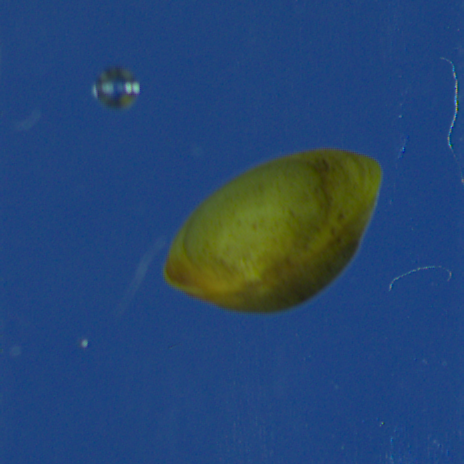
#> input picture Week-4-Lab-Actvities/Assets/Insects/2_Sphaer 2021_1_2021_06_03-11-22-54-894.PNG, 464 x 464 px, found by its file name
$ python manipulate.py
#> lines starting #> are read from the running program, lines starting #| are printed output that depends on the picture
#manipulate.py
from PIL import Image

# import an image
image = Image.open('Assignment-2-Activity-1/Assets/Insects/2_Sphaer 2021_1_2021_06_03-11-22-54-894.png')
#> image is the input picture: PIL image 464x464 RGB; mean R, G, B 37.5, 70.6, 114.4

# flip
image_transpose = image.transpose(Image.Transpose.ROTATE_90)
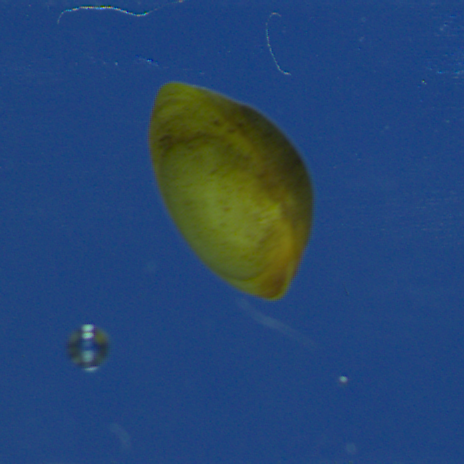
#> image_transpose: PIL image 464x464 RGB; mean R, G, B 37.5, 70.6, 114.4

# rotation
image_rotate = image.rotate(45, expand = False, center = (0,0))
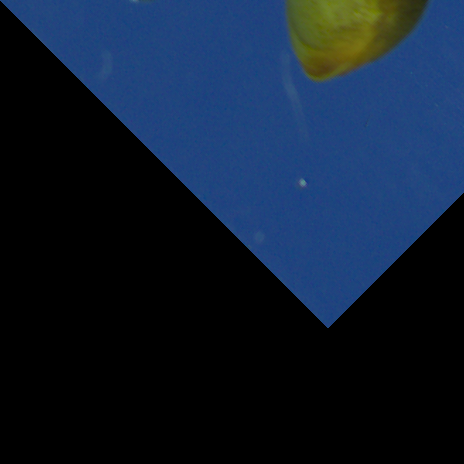
#> image_rotate: PIL image 464x464 RGB; mean R, G, B 15.5, 29.3, 48.6

# crop
image_crop = image.crop((800,600,1600,1600))
#> image_crop: PIL image 800x1000 RGB; every value is 0

# resize
image_resize = image.resize((1000,600))
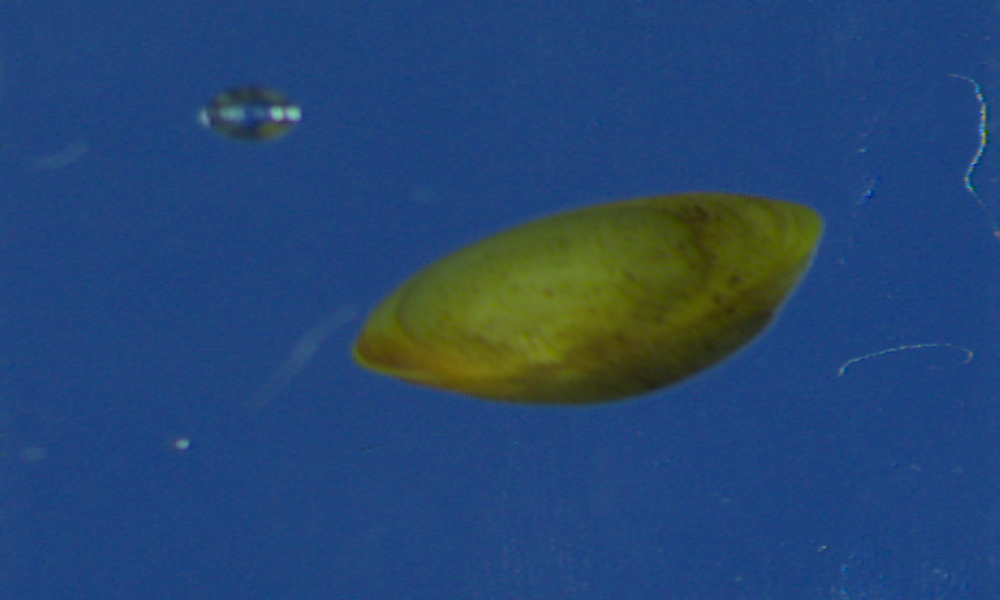
#> image_resize: PIL image 1000x600 RGB; mean R, G, B 37.5, 70.6, 114.4

# applying multiple transformations to an image in a single line of code
combined_image = image.transpose(Image.Transpose.ROTATE_90).resize((2000,1500)).rotate(10).crop((700, 300, 1500, 1500))
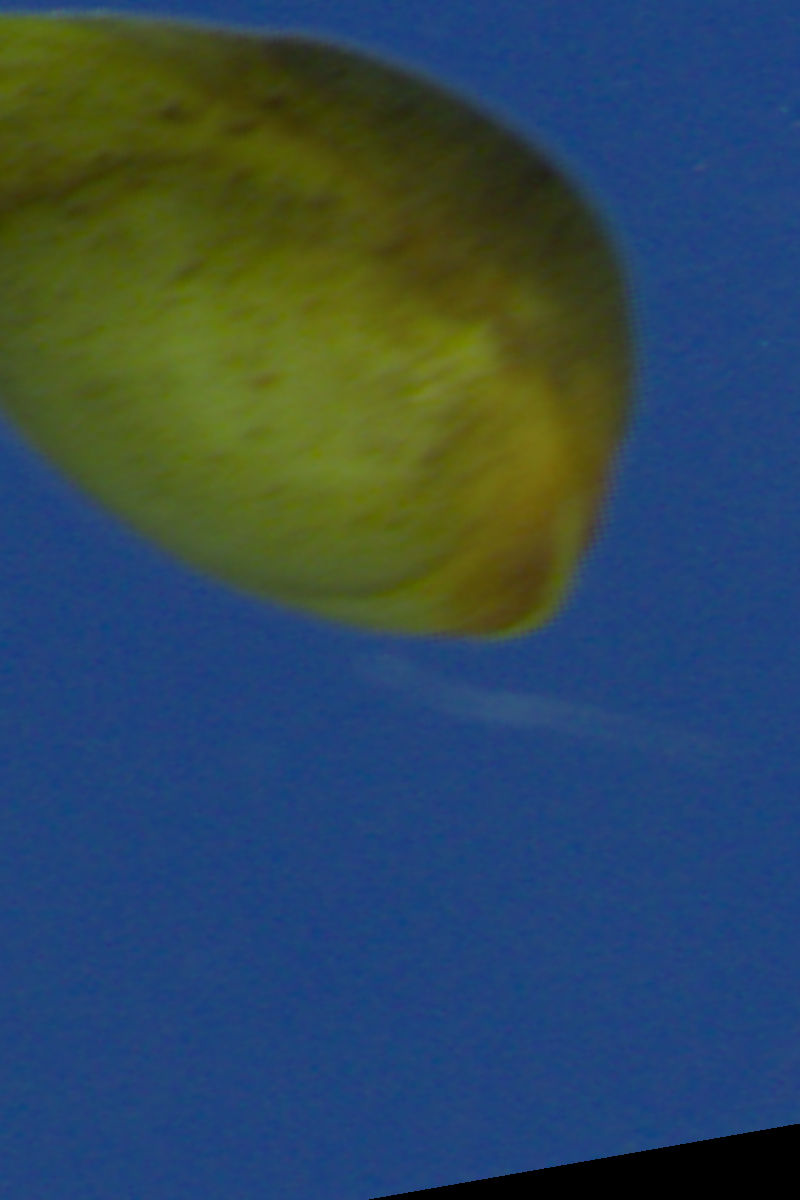
#> combined_image: PIL image 800x1200 RGB; mean R, G, B 48, 73.6, 90.1
combined_image.show()

combined_image.save('manipulated.png', 'png')

$ run again, with Week-4-Lab-Actvities/Assets/Insects/2_Sphaer 2021_1_2021_06_03-11-22-54-852.PNG copied over Week-4-Lab-Actvities/Assets/Insects/2_Sphaer 2021_1_2021_06_03-11-22-54-894.PNG
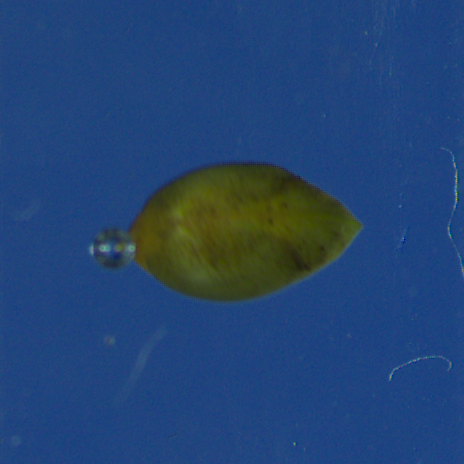
#> input picture Week-4-Lab-Actvities/Assets/Insects/2_Sphaer 2021_1_2021_06_03-11-22-54-852.PNG, 464 x 464 px, found by its file name
#> image is the input picture: PIL image 464x464 RGB; mean R, G, B 35.3, 68.5, 114.6
#> image_crop: PIL image 800x1000 RGB; every value is 0
#> `image_resize = image.resize((1000,600))`:
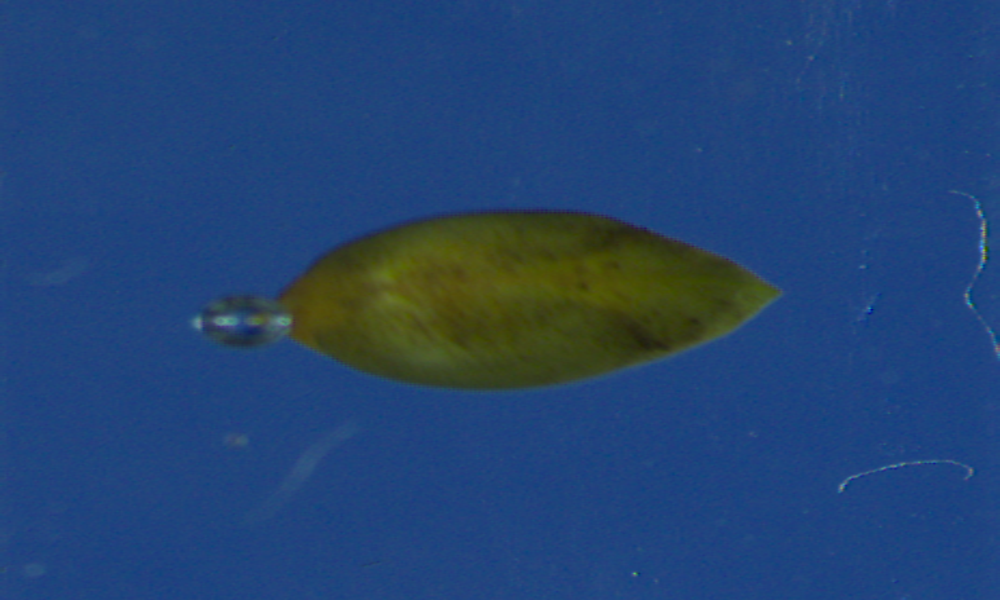
#> image_resize: PIL image 1000x600 RGB; mean R, G, B 35.3, 68.5, 114.6
#> `combined_image = image.transpose(Image.Transpose.ROTATE_90).resize((20..`:
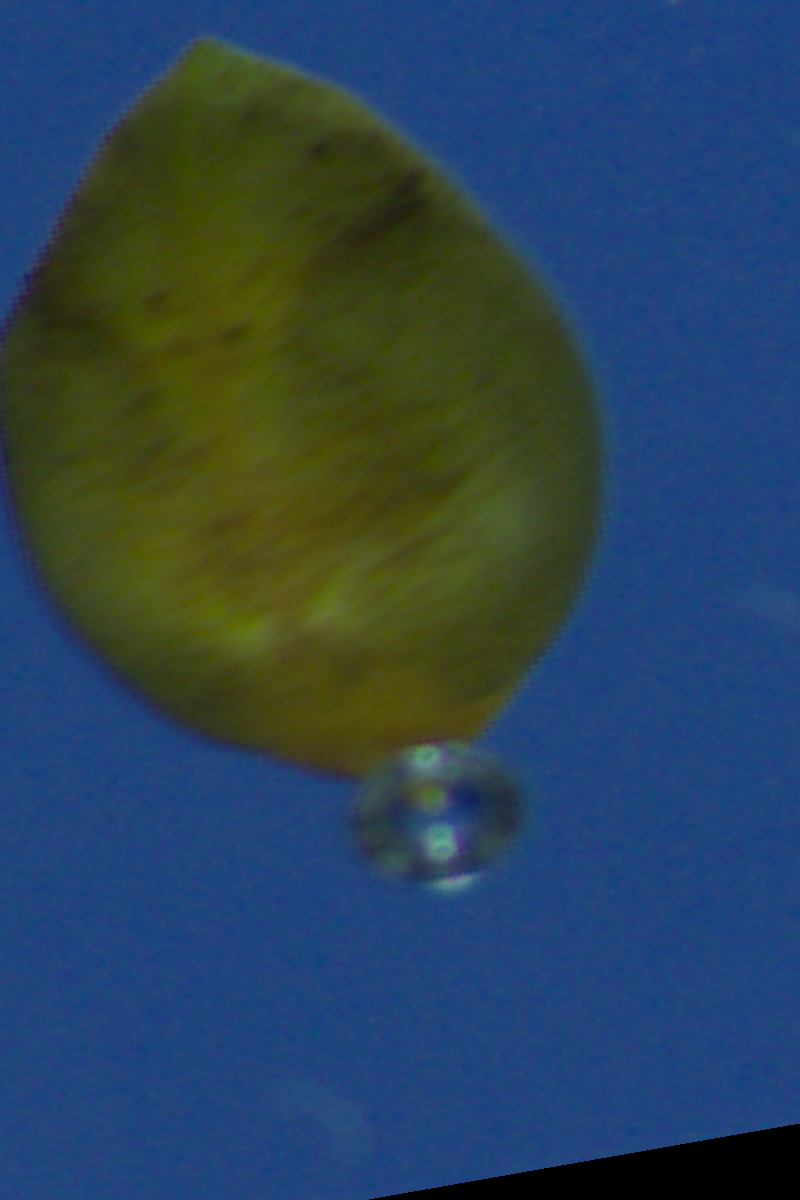
#> combined_image: PIL image 800x1200 RGB; mean R, G, B 43.3, 67.9, 88

$ run again, with Week-4-Lab-Actvities/Assets/Insects/2_Sphaer 2021_1_2021_06_03-11-22-54-873.PNG copied over Week-4-Lab-Actvities/Assets/Insects/2_Sphaer 2021_1_2021_06_03-11-22-54-894.PNG
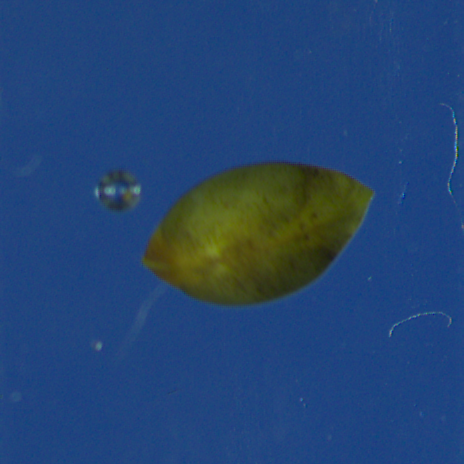
#> input picture Week-4-Lab-Actvities/Assets/Insects/2_Sphaer 2021_1_2021_06_03-11-22-54-873.PNG, 464 x 464 px, found by its file name
#> image is the input picture: PIL image 464x464 RGB; mean R, G, B 36, 69.1, 114.7
#> image_crop: PIL image 800x1000 RGB; every value is 0
#> `image_resize = image.resize((1000,600))`:
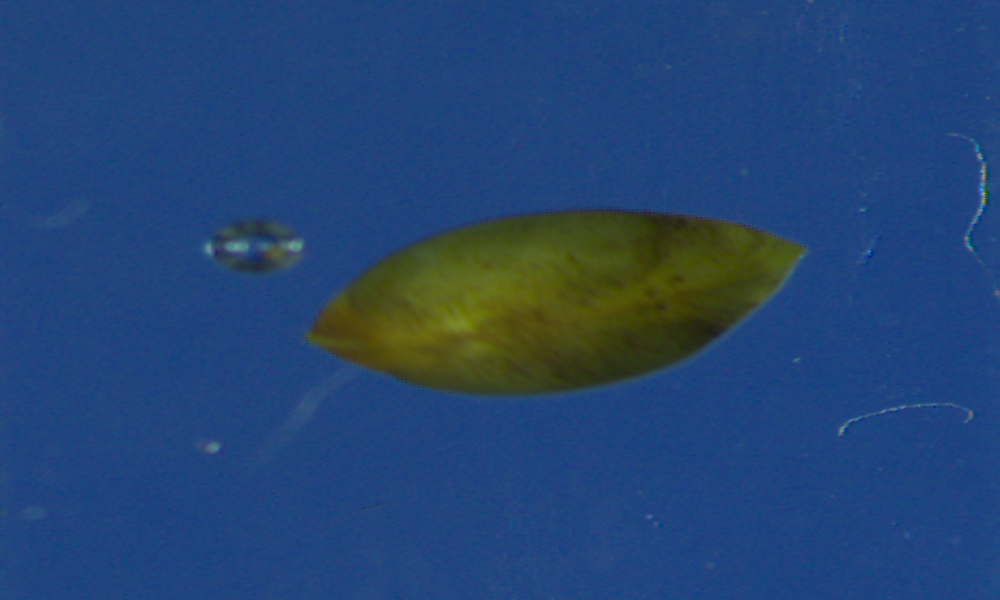
#> image_resize: PIL image 1000x600 RGB; mean R, G, B 36, 69.1, 114.7
#> `combined_image = image.transpose(Image.Transpose.ROTATE_90).resize((20..`:
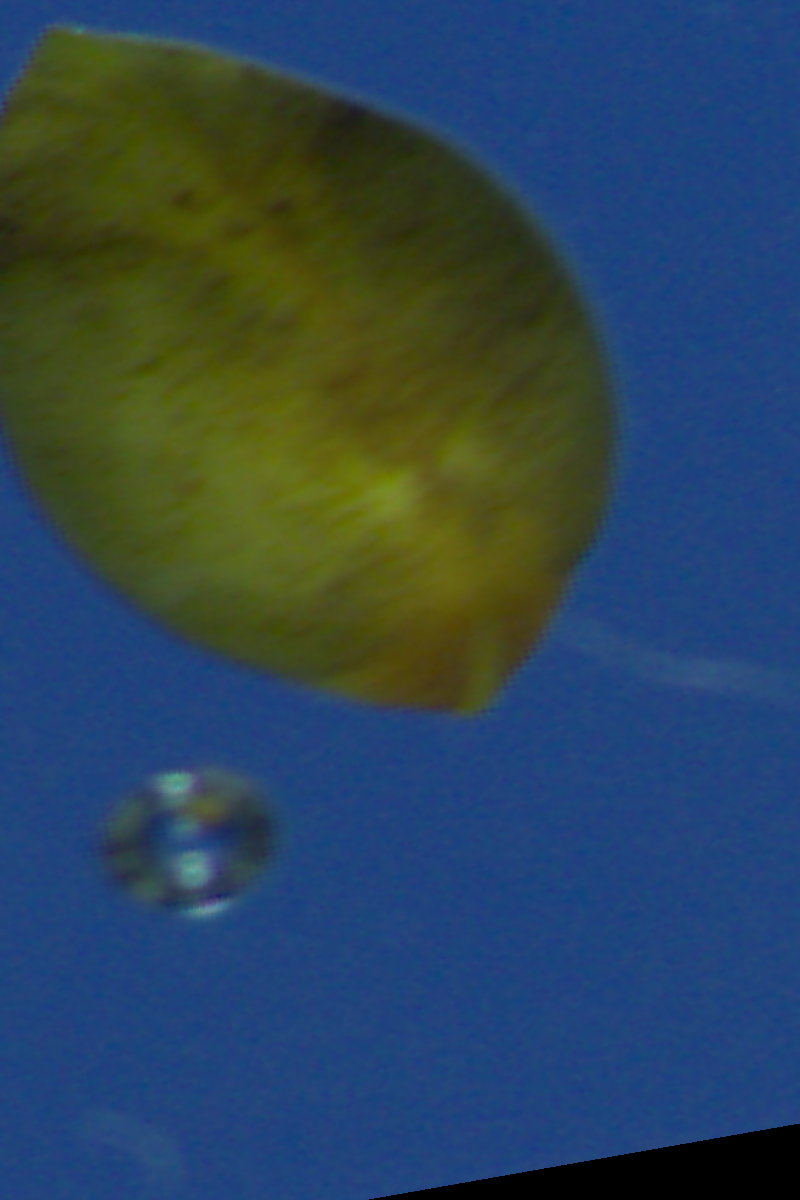
#> combined_image: PIL image 800x1200 RGB; mean R, G, B 45, 69.7, 88.4

$ run again, with Week-4-Lab-Actvities/Assets/Insects/1_Gammar 2021_1_2021_06_03-13-19-23-879.PNG copied over Week-4-Lab-Actvities/Assets/Insects/2_Sphaer 2021_1_2021_06_03-11-22-54-894.PNG
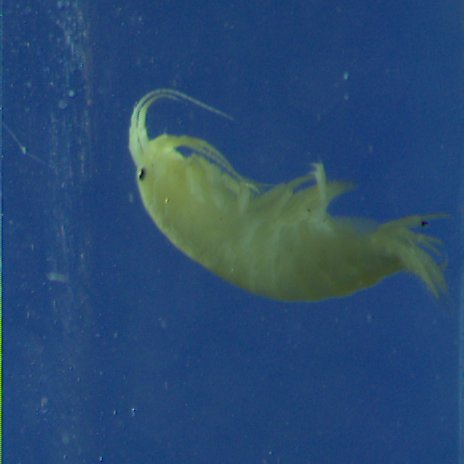
#> input picture Week-4-Lab-Actvities/Assets/Insects/1_Gammar 2021_1_2021_06_03-13-19-23-879.PNG, 464 x 464 px, found by its file name
#> image is the input picture: PIL image 464x464 RGB; mean R, G, B 40.7, 74.5, 113.3
#> image_crop: PIL image 800x1000 RGB; every value is 0
#> `image_resize = image.resize((1000,600))`:
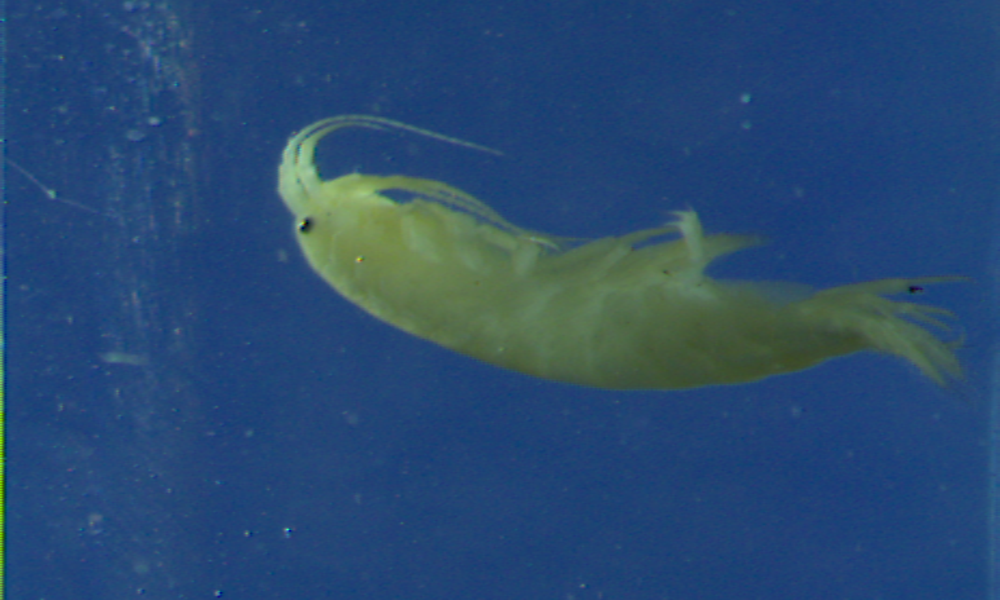
#> image_resize: PIL image 1000x600 RGB; mean R, G, B 40.7, 74.5, 113.3
#> `combined_image = image.transpose(Image.Transpose.ROTATE_90).resize((20..`:
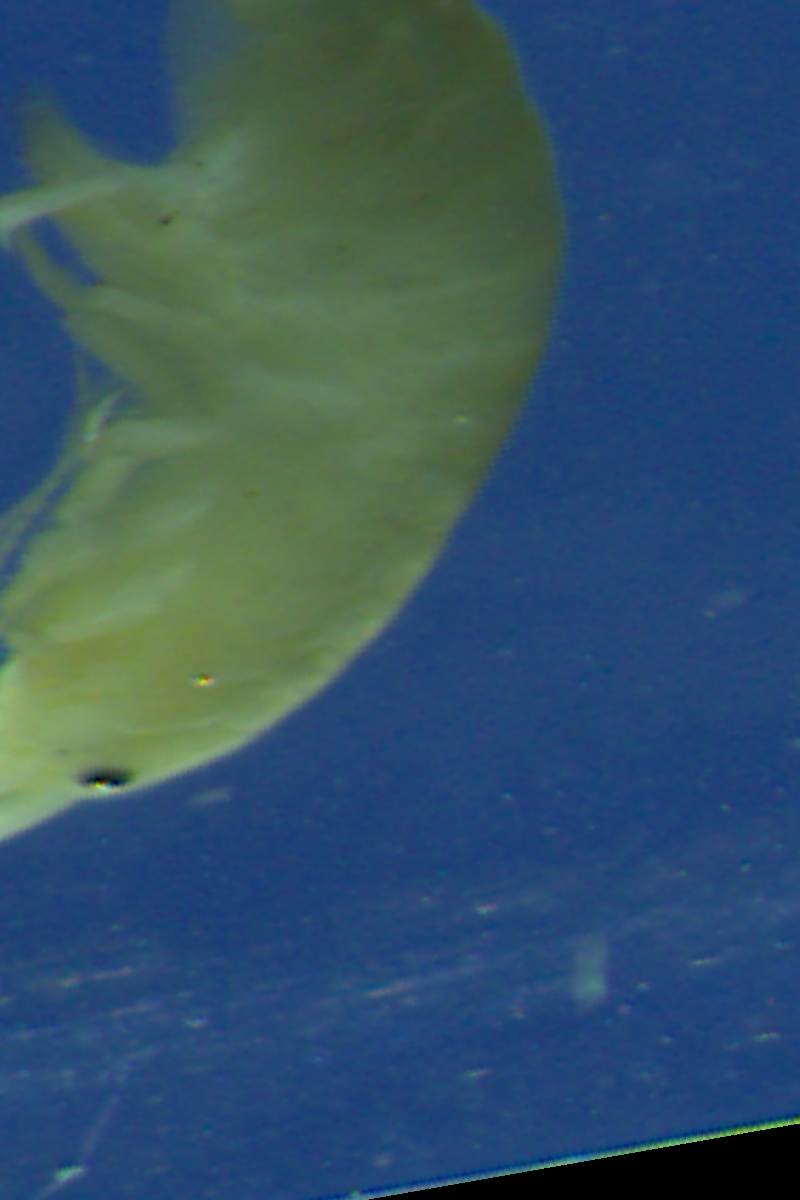
#> combined_image: PIL image 800x1200 RGB; mean R, G, B 52.1, 82.8, 103
